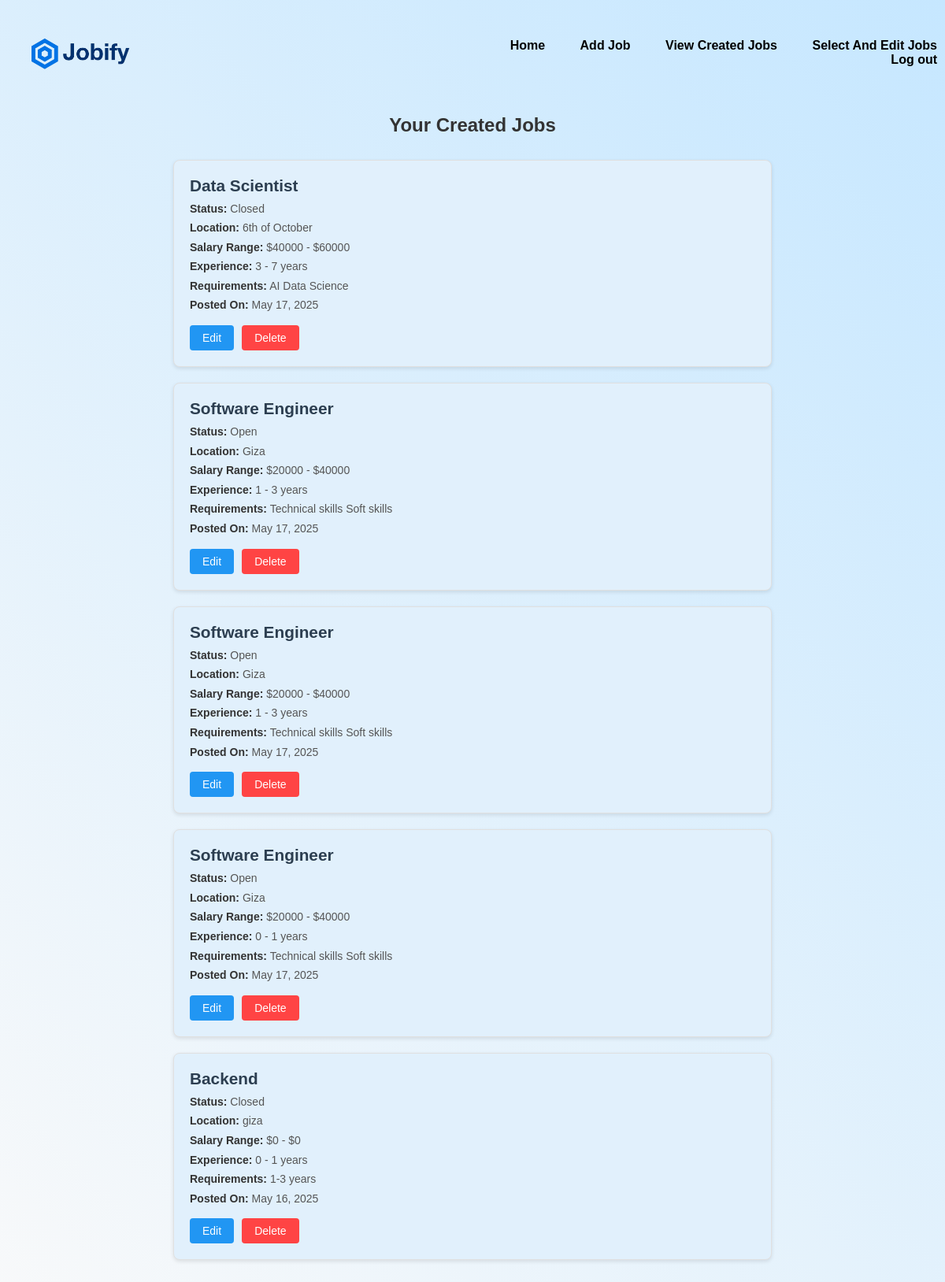
/selectAndEditJobs/ (signed in), run on the app's committed database.
### base/models.py (models this page shows, shortened)
class Job(models.Model):
    STATUS_CHOICES = [
        ('Open', 'Open'),
        ('Closed', 'Closed'),
    ]
    employer = models.ForeignKey(User, on_delete=models.CASCADE, related_name='posted_jobs')
    title = models.CharField(max_length=200)
    description = models.TextField()
    min_experience = models.IntegerField(default=0, null = False)  # New: For filtering
    max_experience = models.IntegerField(default=1, null = False)   # New
    min_salary = models.IntegerField(default=0, null = False)      # New: Replace CharField
    max_salary = models.IntegerField(default=0, null = False)      # New
    requirements = models.TextField()
    location = models.CharField(max_length=200)
    status = models.CharField(max_length=10, choices=STATUS_CHOICES, default='Open')  # New
    datePosted = models.DateTimeField(auto_now_add=True)
    updateDate = models.DateTimeField(auto_now=True)
    class Meta:
        ordering = ['-updateDate', '-datePosted']

### base/views.py (the view, shortened to what this page needs)
# urls.py: path('selectAndEditJobs/', views.selectAndEditJobs, name='selectAndEditJobs'),
@login_required(login_url='login')
def selectAndEditJobs(request):
    if not request.user.is_admin:
        messages.error(request, "Unauthorized access")
        return redirect('home')
    jobs = Job.objects.filter(employer=request.user).order_by('-datePosted')
    selected_job = None
    job_id = request.GET.get('job_id')
    return render(request, 'base/selectAndEditJobs.html', {
        'jobs': jobs,
        'selected_job': selected_job
    })

### base/templates/base/selectAndEditJobs.html (shortened to what this page needs)
{% extends "main.html" %}
{% load static %}
    {% block styles %}
    <link rel="stylesheet" href="{% static 'css/global.css' %}">
    <link rel="stylesheet" href="{% static 'css/selectAndEditJobs.css' %}">
    {% endblock styles %}
    {% block content %}
        <div class="jobs-container">
            <h2>Your Created Jobs</h2>
            {% if jobs %}
                <ul class="job-list">
                    {% for job in jobs %}
                        <li class="job-item">
                            <h3>{{ job.title }}</h3>
                            <p><strong>Status:</strong> {{ job.status }}</p>
                            <p><strong>Location:</strong> {{ job.location }}</p>
                            <p><strong>Salary Range:</strong> ${{ job.min_salary }} - ${{ job.max_salary }}</p>
                            <p><strong>Experience:</strong> {{ job.min_experience }} - {{ job.max_experience }} years</p>
                            <p><strong>Requirements:</strong> {{ job.requirements|truncatewords:15 }}</p>
                            <p><strong>Posted On:</strong> {{ job.datePosted|date:"M d, Y" }}</p>
                            <div class="job-actions">
                                <a href="{% url 'editAdminJob' job.id %}" class="btn-edit">Edit</a>
                                <form method="POST" action="{% url 'delete_job' job.id %}" class="inline-form">
                                    <button type="submit" class="btn-delete">Delete</button>
                                </form>
                            </div>
                        </li>
                    {% endfor %}
                </ul>
            {% else %}
                <p class="no-jobs">You haven't posted any jobs yet.</p>
            {% endif %}
        </div>
{% endblock content %}

### static/css/global.css (style rules this page uses)
* { margin: 0; padding: 0; font-family: 'Poppins', sans-serif; box-sizing: border-box; }

### static/css/selectAndEditJobs.css (style rules this page uses)
.job-list { max-width: 800px; margin: 30px auto; padding: 0; list-style: none; font-family: Arial, sans-serif; }
.jobs-container { max-width: 800px; margin: 0 auto; padding: 20px; text-align: left; }
.jobs-container h2 { margin-bottom: 30px; color: #333; font-size: 24px; text-align: center; }
.job-list h3 { color: #2c3e50; margin: 0 0 8px 0; font-size: 1.3em; }
.job-item { border: 1px solid #e0e0e0; border-radius: 8px; padding: 20px; margin-bottom: 20px; box-shadow: 0 2px 5px rgba(0,0,0,0.1); transition: all 0.3s ease; background: #e1f0fc; }
.job-item p { margin: 5px 0; color: #555; font-size: 14px; line-height: 1.4; }
.job-item p strong { color: #333; }
.job-actions { display: flex; justify-content: left; gap: 10px; margin-top: 15px; }
.inline-form { display: inline; }
.btn-delete { background-color: #ff4444; color: white; padding: 8px 16px; border: none; border-radius: 4px; cursor: pointer; text-decoration: none; font-size: 14px; }
.btn-edit { background-color: #2196F3; color: white; padding: 8px 16px; border-radius: 4px; text-decoration: none; font-size: 14px; }

### data on the page
Job: title "Data Scientist", status "Closed", location "6th of October", min_salary "40000", max_salary "60000", min_experience "3", max_experience "7", requirements "AI Data Science", datePosted "May 17, 2025"
Job: title "Software Engineer", status "Open", location "Giza", min_salary "20000", max_salary "40000", min_experience "1", max_experience "3", requirements "Technical skills Soft skills", datePosted "May 17, 2025"
Job: title "Software Engineer", status "Open", location "Giza", min_salary "20000", max_salary "40000", min_experience "1", max_experience "3", requirements "Technical skills Soft skills", datePosted "May 17, 2025"
Job: title "Software Engineer", status "Open", location "Giza", min_salary "20000", max_salary "40000", min_experience "0", max_experience "1", requirements "Technical skills Soft skills", datePosted "May 17, 2025"
Job: title "Backend", status "Closed", location "giza", min_salary "0", max_salary "0", min_experience "0", max_experience "1", requirements "1-3 years", datePosted "May 16, 2025"
